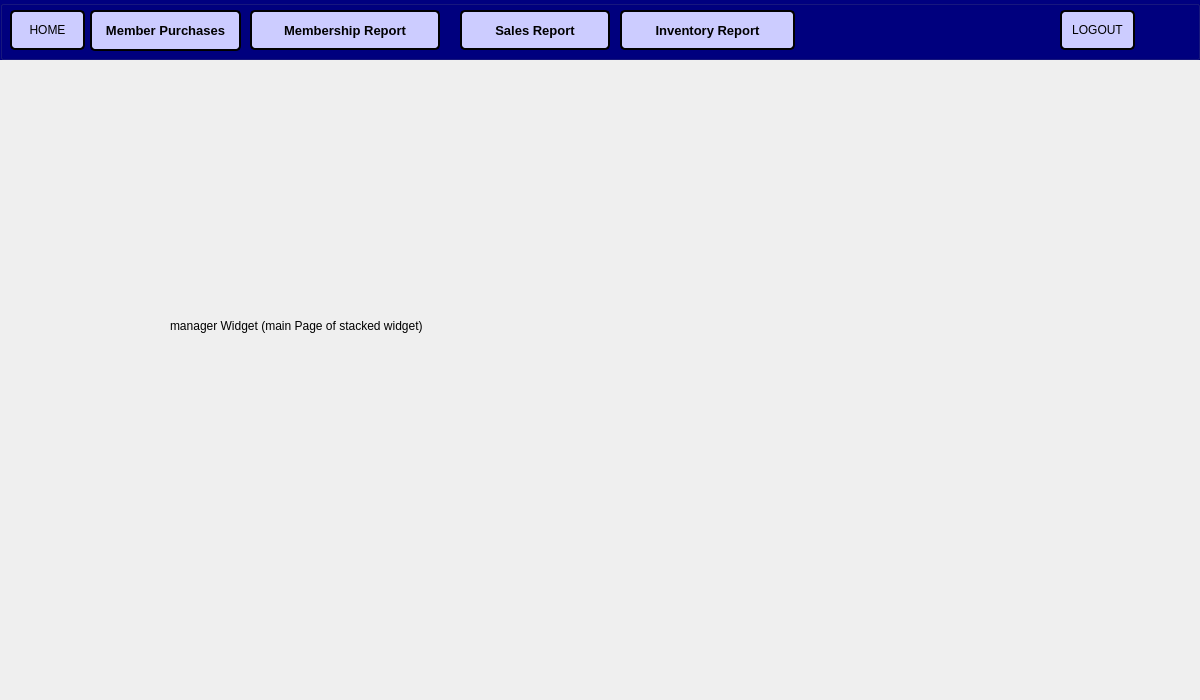
<?xml version="1.0" encoding="UTF-8"?>
<ui version="4.0">
 <class>manager</class>
 <widget class="QWidget" name="manager">
  <property name="geometry">
   <rect>
    <x>0</x>
    <y>0</y>
    <width>1200</width>
    <height>700</height>
   </rect>
  </property>
  <property name="sizePolicy">
   <sizepolicy hsizetype="Fixed" vsizetype="Fixed">
    <horstretch>0</horstretch>
    <verstretch>0</verstretch>
   </sizepolicy>
  </property>
  <property name="minimumSize">
   <size>
    <width>1200</width>
    <height>700</height>
   </size>
  </property>
  <property name="maximumSize">
   <size>
    <width>1200</width>
    <height>700</height>
   </size>
  </property>
  <property name="windowTitle">
   <string>Manager Window</string>
  </property>
  <widget class="QGroupBox" name="pushButtonGroup">
   <property name="geometry">
    <rect>
     <x>0</x>
     <y>0</y>
     <width>1200</width>
     <height>60</height>
    </rect>
   </property>
   <property name="styleSheet">
    <string notr="true">background-color: #000080;</string>
   </property>
   <property name="title">
    <string/>
   </property>
   <widget class="QPushButton" name="membershipButton">
    <property name="geometry">
     <rect>
      <x>250</x>
      <y>10</y>
      <width>190</width>
      <height>40</height>
     </rect>
    </property>
    <property name="maximumSize">
     <size>
      <width>16777215</width>
      <height>16777215</height>
     </size>
    </property>
    <property name="font">
     <font>
      <pointsize>10</pointsize>
      <weight>75</weight>
      <bold>true</bold>
     </font>
    </property>
    <property name="styleSheet">
     <string notr="true">background-color:#ccccff;
border-style: solid;
border-color: black;
border-width: 2px;
border-radius: 5px;</string>
    </property>
    <property name="text">
     <string>Membership Report</string>
    </property>
   </widget>
   <widget class="QPushButton" name="salesButton">
    <property name="geometry">
     <rect>
      <x>460</x>
      <y>10</y>
      <width>150</width>
      <height>40</height>
     </rect>
    </property>
    <property name="maximumSize">
     <size>
      <width>16777215</width>
      <height>16777215</height>
     </size>
    </property>
    <property name="font">
     <font>
      <pointsize>10</pointsize>
      <weight>75</weight>
      <bold>true</bold>
     </font>
    </property>
    <property name="styleSheet">
     <string notr="true">background-color:#ccccff;
border-style: solid;
border-color: black;
border-width: 2px;
border-radius: 5px;</string>
    </property>
    <property name="text">
     <string>Sales Report</string>
    </property>
   </widget>
   <widget class="QPushButton" name="inventoryButton">
    <property name="geometry">
     <rect>
      <x>620</x>
      <y>10</y>
      <width>175</width>
      <height>40</height>
     </rect>
    </property>
    <property name="maximumSize">
     <size>
      <width>16777215</width>
      <height>16777215</height>
     </size>
    </property>
    <property name="font">
     <font>
      <pointsize>10</pointsize>
      <weight>75</weight>
      <bold>true</bold>
     </font>
    </property>
    <property name="styleSheet">
     <string notr="true">background-color:#ccccff;
border-style: solid;
border-color: black;
border-width: 2px;
border-radius: 5px;</string>
    </property>
    <property name="text">
     <string>Inventory Report</string>
    </property>
   </widget>
   <widget class="QPushButton" name="logoutButton">
    <property name="geometry">
     <rect>
      <x>1060</x>
      <y>10</y>
      <width>75</width>
      <height>40</height>
     </rect>
    </property>
    <property name="styleSheet">
     <string notr="true">background-color:#ccccff;
border-style: solid;
border-color: black;
border-width: 2px;
border-radius: 5px;</string>
    </property>
    <property name="text">
     <string>LOGOUT</string>
    </property>
   </widget>
   <widget class="QPushButton" name="homeButton">
    <property name="geometry">
     <rect>
      <x>10</x>
      <y>10</y>
      <width>75</width>
      <height>40</height>
     </rect>
    </property>
    <property name="styleSheet">
     <string notr="true">background-color:#ccccff;
border-style: solid;
border-color: black;
border-width: 2px;
border-radius: 5px;</string>
    </property>
    <property name="text">
     <string>HOME</string>
    </property>
   </widget>
   <widget class="QPushButton" name="membershipPurchasesButton">
    <property name="geometry">
     <rect>
      <x>90</x>
      <y>10</y>
      <width>151</width>
      <height>41</height>
     </rect>
    </property>
    <property name="maximumSize">
     <size>
      <width>16777215</width>
      <height>16777215</height>
     </size>
    </property>
    <property name="font">
     <font>
      <pointsize>10</pointsize>
      <weight>75</weight>
      <bold>true</bold>
     </font>
    </property>
    <property name="styleSheet">
     <string notr="true">background-color:#ccccff;
border-style: solid;
border-color: black;
border-width: 2px;
border-radius: 5px;</string>
    </property>
    <property name="text">
     <string>Member Purchases</string>
    </property>
   </widget>
  </widget>
  <widget class="QStackedWidget" name="stackedWidget">
   <property name="geometry">
    <rect>
     <x>0</x>
     <y>60</y>
     <width>1200</width>
     <height>640</height>
    </rect>
   </property>
   <widget class="QWidget" name="mainPage">
    <widget class="QLabel" name="label">
     <property name="geometry">
      <rect>
       <x>170</x>
       <y>180</y>
       <width>391</width>
       <height>171</height>
      </rect>
     </property>
     <property name="text">
      <string>manager Widget (main Page of stacked widget)</string>
     </property>
    </widget>
   </widget>
  </widget>
 </widget>
 <resources/>
 <connections/>
</ui>
